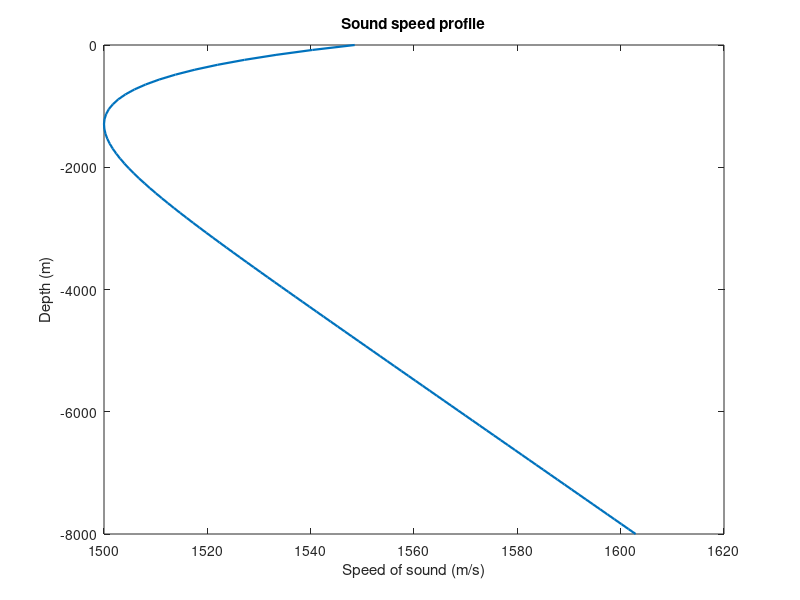

This chart was generated by the following MATLAB code: (Note: this script raises an error after producing the figure.)
%% Discretized c Linear Model
% Based on the c linear method described by Jensen on p. 209-211
% Uses local curvature R = c(z) / ( g_local * cos(theta) )
% Integrates dx/ds = cos(theta), dz/ds = sin(theta), dtheta/ds = g_local*cos(theta)/c

clear; close all; clc;

%% ----------------- User parameters -----------------

% Source/receiver
z_s = 1000;    % source depth (m)
r_s = 0;       % source range (m)
r_rec = 100000; % receiver range (m)
z_rec = 1000;  % receiver depth (m)

% Ray fan
angles_deg = linspace(-30,30,10001);
angles = deg2rad(angles_deg);
depth_tol = 5; % eigenray hit tolerance (m)

% Numerical stepping
ds = 30.0; % arc-length step (m)
max_steps = 5e7;
max_range = r_rec * 1.2;

% Boundaries
z_min = 0; % surface (m)
z_max = 8000; % bottom (m)

% Transfer loss
A0 = 1.0; % initial amplitude at source
f = 100; % frequency of source signal (for absorption coefficient calculation)
r_transition = z_max; % transition range from spherical spreading to cylindrical

%% ----------------- Sound speed and derivative (Munk) -----------------
% Munk SSP
c0 = 1500;           % reference speed (m/s)
z0_munk = 1300;      % reference depth (m)
eps_munk = 0.00737;     % scale epsilon 

c_of_z = @(z) c0 .* ( 1 + eps_munk .* ((2*(z - z0_munk)./z0_munk) - 1 + exp(-2*(z - z0_munk)./z0_munk)));
% analytic derivative of Munk
dc_dz = @(z) (2 * c0 * eps_munk ./ z0_munk) .* (1 - exp(-2*(z - z0_munk)./z0_munk));
figure()
zplot = linspace(0, z_max);
cplot = c_of_z(zplot);
plot(cplot, -zplot, 'LineWidth',1.6);
title('Sound speed profile');
xlabel('Speed of sound (m/s)'); ylabel('Depth (m)');

%% ----------------- Ray tracing (optimized sequential) -----------------
eigenrays = {};

% FOR EACH RAY IN FAN
for ia = 1:length(angles)
    theta = angles(ia); % launch angle (rad)
    x = r_s; z = z_s; t = 0;

    % Preallocate with smart estimate
    est_size = min(ceil(max_range/ds)*3, max_steps);
    rpath = zeros(1, est_size);
    zpath = zeros(1, est_size);
    tpath = zeros(1, est_size);
    rpath(1) = x; zpath(1) = z; tpath(1) = t;
    idx = 1;
    A_reflection = 1; % reflection attenuation, initialize here so it can stack for many reflections
    step = 0;
    found = false;

    % Track last two finite indices to avoid find()
    last_finite_idx = 1;
    second_last_finite_idx = 0;

    % COMPUTING C LINEAR CURVATURE FOR EACH DISCRETIZED STEP
    while x <= max_range && step < max_steps
        step = step + 1;

        % C LINEAR METHOD CALCULATIONS BASED ON DERIVATIVE OF C(z) AT START
        % OF STEP, CALCULATES THE ARC
        c_curr = c_of_z(z);
        g_local = dc_dz(z);
        kappa1 = -g_local.* cos(theta) ./ c_curr;

        % EULER TO ESTIMATE NEXT STEP
        theta_new = theta + ds * kappa1;
        x_new = x + ds * cos(theta);
        z_new = z + ds * sin(theta);
        t_new = t + ds / c_curr;

        % REFLECTION HANDLING
        if (z_new < z_min) || (z_new > z_max)
            % linear interpolation to find boundary hit fraction alpha
            if z_new < z_min  % surface hit
                alpha = (z_min - z) / (z_new - z);
                z_hit = z_min;
            else % bottom hit
                alpha = (z_max - z) / (z_new - z);
                z_hit = z_max;
                c_at_hit = c_of_z(z_hit); 
                A_reflection = A_reflection * bottom_reflection(theta_new, c_at_hit);
            end
            alpha = max(0,min(1,alpha));
            % compute hit point (linear along this ds)
            x_hit = x + alpha * (x_new - x);
            t_hit = t + alpha * (t_new - t);

            % append hit point and NaN separator so plotting starts a new segment
            idx = idx + 1; rpath(idx) = x_hit; zpath(idx) = z_hit; tpath(idx) = t_hit;
            second_last_finite_idx = last_finite_idx;
            last_finite_idx = idx;

            idx = idx + 1; rpath(idx) = NaN; zpath(idx) = NaN; tpath(idx) = NaN;

            % perfect specular reflection
            theta = -theta;

            % advance the remaining fraction of the step linearly
            ds_rem = ds * (1 - alpha);  % remaining arc length
            if ds_rem > 0
                % use a single linear update for remainder
                x = x_hit + ds_rem * cos(theta);
                z = z_hit + ds_rem * sin(theta);
                c_at_hit = c_of_z(z_hit);
                t = t_hit + ds_rem / c_at_hit;
                idx = idx + 1; rpath(idx) = x; zpath(idx) = z; tpath(idx) = t;
                second_last_finite_idx = last_finite_idx;
                last_finite_idx = idx;
            else
                x = x_hit; z = z_hit; t = t_hit;
            end
        else
            x = x_new; z = z_new; theta = theta_new; t = t_new;
            idx = idx + 1; rpath(idx) = x; zpath(idx) = z; tpath(idx) = t;
            second_last_finite_idx = last_finite_idx;
            last_finite_idx = idx;
        end

        % CHECK FOR EIGENRAYS using tracked finite indices
        if second_last_finite_idx > 0 && ~found
            i1 = second_last_finite_idx;
            i2 = last_finite_idx;
            r1 = rpath(i1); z1 = zpath(i1); t1 = tpath(i1);
            r2 = rpath(i2); z2 = zpath(i2); t2 = tpath(i2);

            % see if the ray crossed r_rec between r1 and r2
            if ( (r1 <= r_rec && r2 >= r_rec) || (r1 >= r_rec && r2 <= r_rec) ) && abs(r2-r1) > 1e-12
                alpha = (r_rec - r1) / (r2 - r1);
                z_at_r = z1 + alpha*(z2 - z1);
                t_at_r = t1 + alpha*(t2 - t1);

                % EIGENRAY FOUND HERE
                if abs(z_at_r - z_rec) <= depth_tol
                    entry.theta0 = angles(ia);
                    entry.rpath = rpath(1:idx);
                    entry.zpath = zpath(1:idx);
                    entry.tt = tpath(1:idx);
                    entry.z_at_r = z_at_r;
                    entry.t_at_r = t_at_r;
                    
                    % CALCULATING EIGENRAY PATH LENGTH
                    finite_idx = find(~isnan(rpath(1:idx)));
                    pos_i1 = find(finite_idx == i1, 1);
                    path_len = 0;
                    if pos_i1 > 1
                        for kkf = 1:(pos_i1-1)
                            ind_a = finite_idx(kkf);
                            ind_b = finite_idx(kkf+1);
                            dr = rpath(ind_b) - rpath(ind_a);
                            dz = zpath(ind_b) - zpath(ind_a);
                            path_len = path_len + sqrt(dr.^2 + dz.^2);
                        end
                    end
                    seg_dist = sqrt( (r2 - r1)^2 + (z2 - z1)^2 );
                    path_len = path_len + alpha * seg_dist;

                    % ABSORPTION LOSS CALCULATION
                    path_len_km =path_len/1000;
                    alpha_dB_per_km = thorp_absorption(f/1000);
                    ABSORPTION_abs_dB = alpha_dB_per_km * path_len_km;
                    A_abs = 10^(-ABSORPTION_abs_dB / 20);
                    
                    % SPREADING LOSS WITH SPHERICAL ATTENUATION IN NEAR 
                    % FIELD, CYLINDRICAL IN FAR FIELD
                    if path_len > r_transition
                        SLdB = 20 * log10(r_transition) + 10*log10(path_len-r_transition);
                    else 
                        SLdB = 20 * log10(path_len);
                    end
                    SL_abs = 10^(-SLdB / 20);
                    entry.path_len = path_len;
                    amplitudeLinear =  A0 * A_abs * SL_abs * A_reflection;
                    entry.A_at_r = 20*log10(amplitudeLinear);
                    eigenrays{end+1} = entry;
                    found = true;
                end
            end
        end

        % stop if ray goes far beyond receiver range
        if x > r_rec + 1000
            break;
        end
    end
end

%% ----------------- Plotting (fan + eigenrays) -----------------
figure('Color','w','Position',[200 200 1000 600]); hold on; box on;
nfan = 101;
angles_plot = linspace(-25,25,nfan);
for i = 1:length(angles_plot)
    th = deg2rad(angles_plot(i));
    theta = th; x = r_s; z = z_s;
    r_plot = x; z_plot = z;
    for kk = 1:5000
        if x > r_rec*1.05 || z < 0 || z > 10000, break; end
        c_curr = c_of_z(z);
        g_local = dc_dz(z);
        kappa = -g_local .* cos(theta) ./ c_curr;
        theta_new = theta + ds * kappa;
        x_new = x + ds * cos(theta);
        z_new = z + ds * sin(theta);

        % reflection handling for plotting rayfan as well
        if (z_new < z_min) || (z_new > z_max)
            if z_new < z_min
                alpha = (z_min - z) / (z_new - z);
                z_hit = z_min;
            else
                alpha = (z_max - z) / (z_new - z);
                z_hit = z_max;
            end
            alpha = max(0,min(1,alpha));
            x_hit = x + alpha * (x_new - x);
            r_plot(end+1) = x_hit; z_plot(end+1) = z_hit;
            r_plot(end+1) = NaN; z_plot(end+1) = NaN;
            theta = -theta;
            ds_rem = ds * (1 - alpha);
            if ds_rem > 0
                x = x_hit + ds_rem * cos(theta);
                z = z_hit + ds_rem * sin(theta);
                r_plot(end+1) = x; z_plot(end+1) = z;
            else
                x = x_hit; z = z_hit;
            end
        else
            % no reflection
            theta = theta_new;
            x = x_new; z = z_new;
            r_plot(end+1) = x; z_plot(end+1) = z;
        end
    end
    plot(r_plot/1000, z_plot, 'Color', [0.8 0.8 0.8]);
end

% plot eigenrays
for k = 1:length(eigenrays)
    er = eigenrays{k};
    er_z = er.zpath;
    er_z(er_z < z_min) = z_min;
    er_z(er_z > z_max) = z_max;
    plot(er.rpath/1000, er_z, 'LineWidth',2);
    plot(r_rec/1000, er.z_at_r, 'ro', 'MarkerFaceColor','r');
end

rectangle('Position',[0 z_max r_rec/1000 z_max+500], ...
         'FaceColor',[0.6 0.3 0],'EdgeColor','black','LineWidth', 1);

rectangle('Position',[0 (-500) r_rec/1000 500], ...
        'FaceColor',[0.5 0.7 1], 'EdgeColor','blue','LineWidth',1);

% mark source and receiver
plot(r_s/1000, z_s, 'kp', 'MarkerFaceColor','k', 'MarkerSize',10);
plot(r_rec/1000, z_rec, 'mo', 'MarkerFaceColor','m', 'MarkerSize',8);

xlabel('Range (km)'); ylabel('Depth (m)');
set(gca,'YDir','reverse');
title('Ray fan and eigenrays using discretized curvature');
xlim([0 r_rec/1000]); ylim([z_min - 200 z_max+400]); grid on;

%% ----------------- Arrival time vs Amplitude plot  -----------------

if ~isempty(eigenrays)
    times = zeros(1, length(eigenrays));
    amps  = zeros(1, length(eigenrays));
    angles0 = zeros(1, length(eigenrays));
    pathlens = zeros(1, length(eigenrays));
    for k = 1:length(eigenrays)
        times(k) = eigenrays{k}.t_at_r;    % arrival time (s)
        amps(k) = eigenrays{k}.A_at_r;     % amplitude (dB)
        angles0(k) = rad2deg(eigenrays{k}.theta0); % launch angle (degrees)
        pathlens(k) = eigenrays{k}.path_len;
    end
    
    valid = isfinite(times) & isfinite(amps);
    times = times(valid);
    amps  = amps(valid);
    angles0 = angles0(valid);

    [times, sortIdx] = sort(times);
    amps = amps(sortIdx);
    angles0 = angles0(sortIdx);

    figure('Color','w','Position',[300 300 750 450]); hold on; box on;
    minAmp = min(amps);
    maxAmp = max(amps);
    margin = 6;                      % dB margin below lowest bar
    baseline = minAmp - margin;

    for k = 1:length(times)
        line([times(k) times(k)], [baseline amps(k)], 'LineWidth',2);
        plot(times(k), amps(k), 'ko', 'MarkerFaceColor','k');
        text(times(k), amps(k), sprintf('  %.1f°', angles0(k)), 'FontSize',8);
    end
    xlabel('Arrival time (s)');
    ylabel('Amplitude (dB)');
    title('Eigenray Arrival Time vs Amplitude');
    xlim([min(times)-0.05*range(times), max(times)+0.05*range(times)]);
    topPad = 0.15 * (maxAmp - baseline + eps);
    bottomPad = 0.10 * (maxAmp - baseline + eps);
    ylim([baseline, maxAmp + topPad]);
    grid on;
else
    disp('No eigenrays found to plot arrival times/amplitudes.');
end

% Reflection and frequency absorption functions
function R = bottom_reflection(theta_i, c1)
    rho1 = 1000;
    % Sandy seabed
    rho2 = 1900;   c2 = 1650; 
    Z1 = rho1 * c1;
    Z2 = rho2 * c2;
    sin_theta_t = (c1/c2) * sin(theta_i);
    if abs(sin_theta_t) > 1
        R = -1;
        return;
    end
    theta_t = asin(sin_theta_t);
    R = (Z2*cos(theta_i) - Z1*cos(theta_t)) / ... % 1.58 page 41
        (Z2*cos(theta_i) + Z1*cos(theta_t));
end

function alpha_loss = thorp_absorption(f_kHz) %% result is in dB/km
    f2 = f_kHz.^2;
    alpha_loss = 3.3e-3 + (0.11 * f2) ./ (1 + f2) ...
          + (44 * f2) ./ (4100 + f2) + 3.0e-4 * f2;
end
